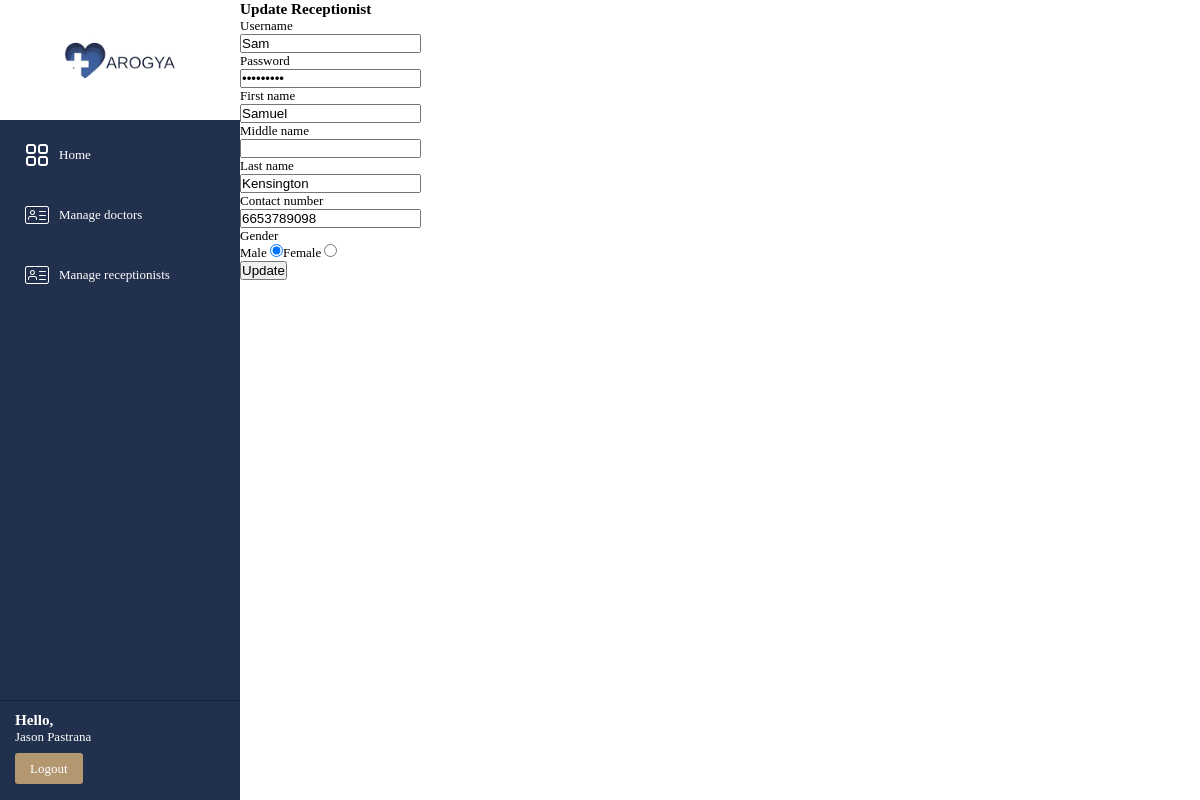
/views/updateReceptionist.php?ID=13 (signed in), run on an earlier commit of the app's database.
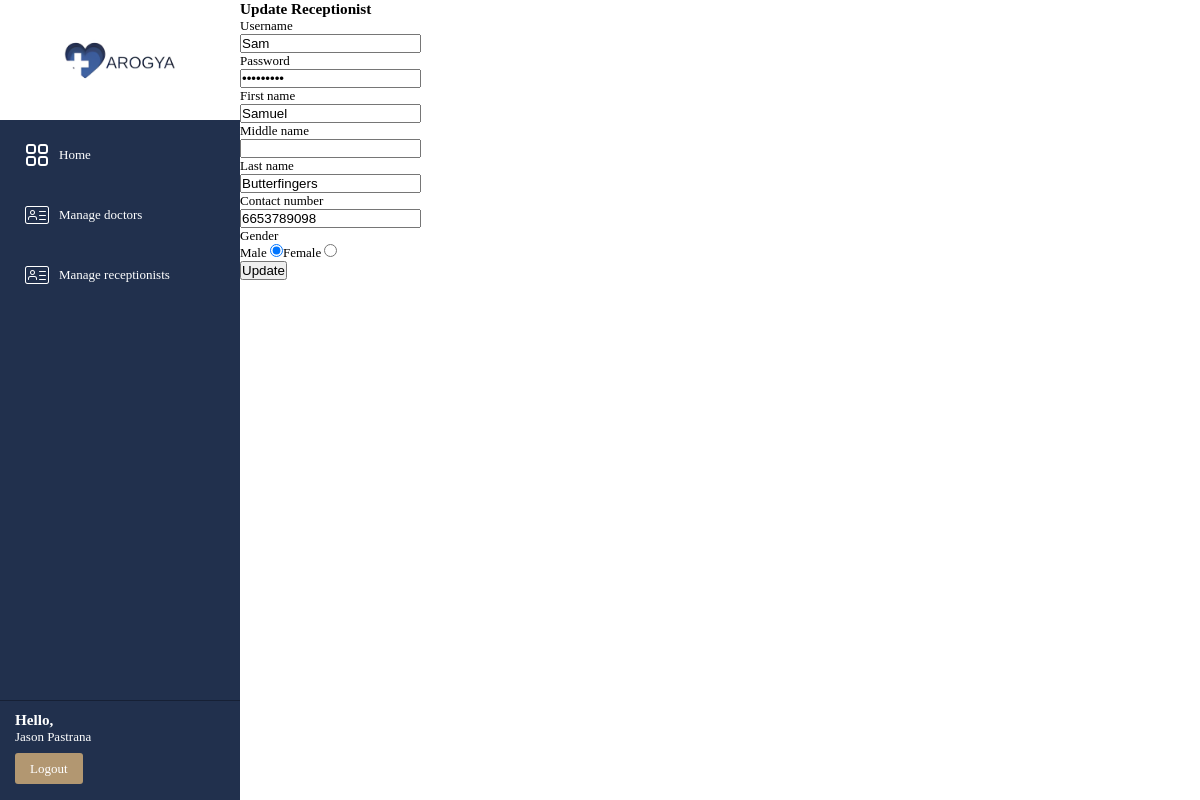
And on a later commit of the database.
### tables this page shows
CREATE TABLE `employeeaccount` (
  `employeeAccountID` int(10) NOT NULL,
  `username` varchar(50) NOT NULL,
  `password` varchar(255) NOT NULL,
  `accountType` varchar(50) NOT NULL,
  `employeeID` int(10) NOT NULL
);

CREATE TABLE `employee` (
  `employeeID` int(10) NOT NULL,
  `firstName` varchar(50) NOT NULL,
  `middleName` varchar(50) DEFAULT NULL,
  `lastName` varchar(50) NOT NULL,
  `contactNumber` varchar(10) NOT NULL,
  `gender` varchar(10) NOT NULL,
  `specialization` varchar(50) NOT NULL
);

### utility/queryHandler.php (called while the page is built, shortened)
<?php
function handleSelectQuery($query) {
    $connection = getConnection();
    if($connection) {
        $result = mysqli_query($connection, $query);
        if(mysqli_num_rows($result) > 0) {
            return $result;
        }
        return false;
    }
    else {
        printError("CONNECTION FAILED", mysqli_connect_error());
        die();
    }
}

### views/updateReceptionist.php (the view, shortened to what the changed rows need)
<?php
require('partials/header.php');
if(isset($_SESSION["username"])) {
    $receptionistID = $_GET["ID"];
    $records = handleSelectQuery("SELECT
                                    employee.employeeID,
                                    employee.firstName,
                                    employee.middleName,
                                    employee.lastName,
                                    employee.contactNumber,
                                    employee.gender,
                                    employee.specialization,
                                    employeeAccount.username,
                                    employeeAccount.password
                                    FROM employeeAccount INNER JOIN employee
                                    ON employeeAccount.employeeID=employee.employeeID
                                    AND employeeaccount.accountType = 'receptionist' AND employee.employeeID = '$receptionistID';");
    if($records) {
        $globalFetch = mysqli_fetch_assoc($records);
    }
?>
    <main class="app-main">
        <div class="heading">
            <h3>Update Receptionist</h3>
        </div>
        <div class="container">
            <form action="../controllers/updateReceptionistHandler.php?ID=<?php echo $receptionistID; ?>" method="POST" autocomplete="off">
                <div id="mainSection">
                    <div class="formSection">
                        <label class="inputLabel" for="usernameTextBox">Username</label>
                        <br>
                        <input type="text" id="usernameTextBox" name="username" value="<?php echo $globalFetch["username"]?>" required>
                        <br>
                    </div>
                    <div class="formSection">
                        <label class="inputLabel" for="passwordTextBox">Password</label>
                        <br>
                        <input type="password" id="passwordTextBox" name="password" value="<?php echo $globalFetch["password"]?>" required>
                        <br>
                    </div>
                    <div class="formSection">
                        <label class="inputLabel" for="firstNameTextBox">First name</label>
                        <br>
                        <input type="text" id="firstNameTextBox" name="firstName" value="<?php echo $globalFetch["firstName"]?>" required>
                        <br>
                    </div>
                    <div class="formSection">
                        <label class="inputLabel" for="lastNameTextBox" >Middle name</label>
                        <br>
                        <input type="text" id="middleNameTextBox" name="middleName" value="<?php echo $globalFetch["middleName"]?>">
                        <br>
                    </div>
                    <div class="formSection">
                        <label class="inputLabel" for="lastNameTextBox">Last name</label>
                        <br>
                        <input type="text" id="lastNameTextBox" name="lastName" value="<?php echo $globalFetch["lastName"]?>" required>
                        <br>
                    </div>
                    <div class="formSection">
                        <label class="inputLabel" for="contactNumberTextBox">Contact number</label>
                        <br>
                        <input type="text" id="contactNumberTextBox" name="contactNumber" value="<?php echo $globalFetch["contactNumber"]?>" required>
                        <br>
                    </div>
                    <div class="radioButtonSection">
                        <label class="inputLabel">Gender</label>
                        <div>
                            <label class="inputLabel" for="maleRadioBtn">Male</label>
                            <?php
                                if($globalFetch["gender"] == "male") {
                                    echo '<input type="radio" value="male" id="maleRadioBtn" name="genderOption" checked required>';
                                }
                                else {
                                    echo '<input type="radio" value="male" id="maleRadioBtn" name="genderOption" required>';
                                }
                                 echo '<label class="inputLabel" for="genderRadioBtn">Female</label>';
                                if($globalFetch["gender"] == "female") {
                                    echo ' <input type="radio" value="female" id="femaleRadioBtn" name="genderOption" checked required>';
                                }
                                else {
                                    echo ' <input type="radio" value="female" id="femaleRadioBtn" name="genderOption">';
                                }
                            ?>
                        </div>
                    </div>
                <div class="buttonSection">
                    <button type="submit">Update</button>
                </div>
            </form>
        </div>
    </main>
    <?php
}
else {
    header("Location: login.php");
}
?>

What changed in the data, as far as the page shows it:
changed through a linked row, employeeaccount "Sam": lastName "Kensington" → "Butterfingers"
